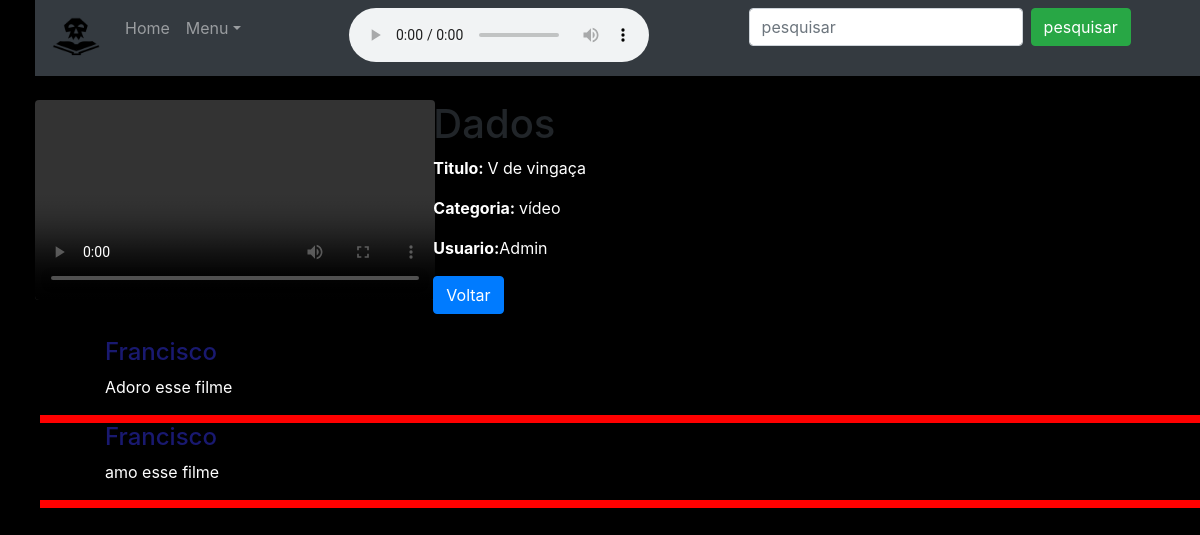
The page /heart/detalhe/5 on the database its author committed.
### heart/models.py (models this page shows, shortened)
class Videos(models.Model):
    Titulo = models.CharField(max_length=100)
    Categoria = models.CharField(max_length=100)
    Video = models.FileField(upload_to='videos')
    user = models.ForeignKey(User,on_delete=models.CASCADE)

class Perfil(models.Model):
    Usuario = models.ForeignKey(User, on_delete=models.CASCADE)
    NikeName = models.CharField(max_length=100)
    Historia = models.TextField(max_length=500,blank=True,null=True)
    Foto = models.ImageField(upload_to='videos')

class Coment(models.Model):
    user = models.ForeignKey(User,on_delete=models.CASCADE)
    video = models.ForeignKey(Videos,on_delete=models.CASCADE)
    Comentario = models.TextField()

### heart/views.py (the view)
# urls.py: path('heart/detalhe/<int:id>',views.Detalhes),
def Detalhes(request,id):
    vid = Videos.objects.get(id=id)
    com = Coment.objects.filter(video=vid)
    per = Perfil.objects.all()
    context = {'vid':vid,'com':com,'per':per}
    return render(request,'Detalhes.html',context)

### Templates/Detalhes.html (shortened to what this page needs)
{% extends 'page-model.html' %}
{% load static %}
{% block content %}
<br>
<div class="row" style="margin-left:20px;">
     <div class="col-sm-4">
        <video controls width="400px" class="rounded">
              <source  src="{{vid.Video.url}}">
        </video>
     </div>
     <div class="col-sm-4">
         <h1>Dados</h1>
         <p><strong>Titulo: </strong>{{vid.Titulo}}</p>
         <p><strong>Categoria: </strong>{{vid.Categoria}}</p>
         <p><strong>Usuario:</strong>{{vid.user}}</p>
         <a href="/" class="btn btn-primary"> Voltar</a>
    </div>
</div>
<br>
{% for c in com %}
    {% for per in per%}
    <div class="row" style="border-bottom:2px solid red; margin-left:40px;">
        {% if c.user == per.Usuario %}
            <img src="{{per.Foto.url}}" width="50px;">
            <div class="col-sm-4">
                 <h4>{{c.user}}</h4>
                <p>{{c.Comentario}}</p>
            </div>
        {% endif %}
    </div>
    {% endfor%}
{% endfor%}
{% endblock %}

### Templates/page-model.html (shortened to what this page needs)
<!DOCTYPE html>
<html lang="en">
<head>
    {% include "head-model.html" %}
</head>
<body style="background-color:black;">
    {% block content %}{%endblock%}
</body>
</html>

### Templates/head-model.html (shortened to what this page needs)
<!DOCTYPE html>
{% load static %}
<html lang="pt-br">
<head>
  <link rel="stylesheet" href="https://maxcdn.bootstrapcdn.com/bootstrap/4.5.0/css/bootstrap.min.css">
</head>
<nav class="navbar navbar-expand-sm bg-dark navbar-dark" style="margin-left:35px;">
    <a class="navbar-brand" href="#">
        <img src="{% static 'videos/morte.png'%}" alt="logo" width="50px;">
    </a>
    <ul class="navbar-nav" style="text-align:center;">
        <li class="nav-item">
            <a class="nav-link" href="/"> Home</a>
        </li>
        <li class="nav-item dropdown">
            <a class="nav-link dropdown-toggle" href="#" id="navbardrop" data-toggle="dropdown">Menu</a>
        </li>
        <li>
            <audio controls style="margin-left:100px;">
                <source src="{% static 'imagen/Egypt.mp3' %}" type="audio/mpeg">
            </audio>
        </li>
        <li class="nav-item">
            <form class="form-inline" method="GET" style="margin-left:100px;">
                <input class="form-control mr-sm-2" type="text" name="seacher" id="seacher" placeholder="pesquisar">
                <button class="btn btn-success" type="submit">pesquisar</button>
            </form>
        </li>
    </ul>
</nav>

### Templates/Detalhes.html (style rules this page uses)
h4 { color:#191970; }
p { color:white; }

### rows shown on the page
Videos: Titulo "V de vingaça", Categoria "vídeo", user "Admin"
Coment: user "Francisco", Comentario "Adoro esse filme"
Perfil: Foto (picture)
Coment: user "Francisco", Comentario "amo esse filme"
